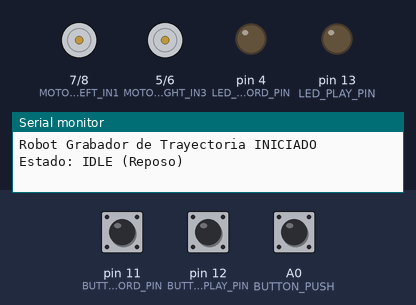
Recording of a sketch running on a simulated Arduino Uno, built with avr-gcc and run on an emulated ATmega328P. Parts: motor-driver pin pairs drawn as motors (green arrow = first pin HIGH = forward, orange = second pin HIGH = backward, longer = more drive, scaled by the enable pin), output pins drawn as LEDs (lit = HIGH), the last lines printed to the serial monitor. The test bench sets the inputs (shaded band); at power-on: pin 11 (BUTTON_RECORD_PIN) LOW, A0 (BUTTON_PUSH) LOW, pin 12 (BUTTON_PLAY_PIN) LOW.

Above: at 1.2 s.
1.3 s: pin 11 (BUTTON_RECORD_PIN) pulled HIGH for 0.15 s
At 2.1 s:
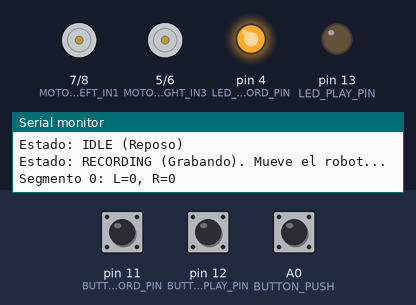
2.9 s: A0 (BUTTON_PUSH) pulled HIGH for 0.15 s
At 2.97 s:
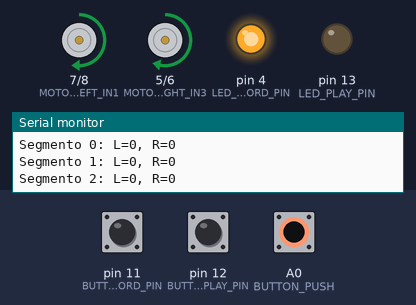
Timing chart, 0 to 13.3 s (numbered marks = the images above; inputs shaded):
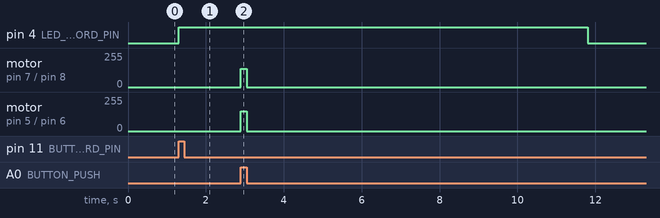

The sketch:

trayectoria_practica1.ino
```cpp
// Pines de los Encoders (DEBEN SER PINES DE INTERRUPCIÓN)
#define ENCODER_LEFT_PIN 3  // Interrupción 0
#define ENCODER_RIGHT_PIN 2 // Interrupción 1

#define BUTTON_PUSH A0 // Control analogico

// Pines del Controlador de Motor IZQUIERDO
#define MOTOR_LEFT_IN1 7
#define MOTOR_LEFT_IN2 8
#define MOTOR_LEFT_ENA 10 // PWM

// Pines del Controlador de Motor DERECHO
#define MOTOR_RIGHT_IN3 5
#define MOTOR_RIGHT_IN4 6
#define MOTOR_RIGHT_ENB 9 // PWM

// Pines de la Interfaz de Usuario
#define BUTTON_RECORD_PIN 11 // Botón para Grabar //  naranja - azul
#define BUTTON_PLAY_PIN 12  // Botón para Reproducir //azul - blanco
#define LED_RECORD_PIN 4
#define LED_PLAY_PIN 13

// Grabación
#define SAMPLE_RATE_MS 500 // Muestrear cada 1 segundo
#define MAX_SEGMENTS 20   // Memoria máxima (10 segmentos)

// Ejecución
#define FIXED_PLAYBACK_SPEED 150 // Velocidad fija (de 0 a 255) //
#define FIXED_PLAYBACK_SPEED_L 138 // Velocidad fija (de 0 a 255) //

// Debounce
#define DEBOUNCE_DELAY 1000 // 1 segundo anti-rebote para pulsadores
#define ENCODER_DEBOUNCE_MS 50 // Debounce para encoders

// Contadores de Ticks (actualizados por las ISR)
volatile long leftTicks = 0;
volatile long rightTicks = 0;

// Variables de tiempo para debounce de encoders
volatile unsigned long lastLeftTickTime = 0;
volatile unsigned long lastRightTickTime = 0;

// Estructura para un segmento de trayectoria
struct PathSegment
{
  long leftTicks;
  long rightTicks;
};

// Array para guardar la trayectoria
PathSegment trajectory[MAX_SEGMENTS];
int pathLength = 0; // Cuántos segmentos hemos grabado

// Máquina de Estados
enum RobotState { STATE_IDLE, STATE_RECORDING, STATE_PLAYING };
RobotState currentState;

// Variables de control del botón
unsigned long lastRecordButtonTime = 0;
unsigned long lastPlayButtonTime = 0;

// Variables de estado
unsigned long lastSampleTime = 0;
long lastRecordLeftTicks = 0;
long lastRecordRightTicks = 0;

// --- Rutinas de Servicio de Interrupción (ISR) ---

void isr_left()
{
  unsigned long now = millis();
  if (now - lastLeftTickTime > ENCODER_DEBOUNCE_MS)
  {
    leftTicks++;
    lastLeftTickTime = now;
  }
}

void isr_right()
{
  unsigned long now = millis();
  if (now - lastRightTickTime > ENCODER_DEBOUNCE_MS)
  {
    rightTicks++;
    lastRightTickTime = now;
  }
}

// --- Función Setup (Configuración Inicial) ---

void setup()
{
  Serial.begin(9600);
  Serial.println("Robot Grabador de Trayectoria INICIADO");

  // Configurar pines de motores
  pinMode(MOTOR_LEFT_IN1, OUTPUT);
  pinMode(MOTOR_LEFT_IN2, OUTPUT);
  pinMode(MOTOR_LEFT_ENA, OUTPUT);
  pinMode(MOTOR_RIGHT_IN3, OUTPUT);
  pinMode(MOTOR_RIGHT_IN4, OUTPUT);
  pinMode(MOTOR_RIGHT_ENB, OUTPUT);

  // Configurar pines de UI
  pinMode(BUTTON_RECORD_PIN, INPUT); // Asumimos pull-down externo
  pinMode(BUTTON_PLAY_PIN, INPUT);   // Asumimos pull-down externo
  pinMode(LED_RECORD_PIN, OUTPUT);
  pinMode(LED_PLAY_PIN, OUTPUT);

  pinMode(BUTTON_PUSH, INPUT); // Configura A0 como entrada

  // Apagar LEDs
  digitalWrite(LED_RECORD_PIN, LOW);
  digitalWrite(LED_PLAY_PIN, LOW);

  currentState = STATE_IDLE;
  Serial.println("Estado: IDLE (Reposo)");
}


// --- Loop Principal (Máquina de Estados) ---

void loop()
{
  // Procesar el estado actual
  if (digitalRead(BUTTON_PUSH) == HIGH) {
    setMotorSpeed(0, FIXED_PLAYBACK_SPEED_L);
    setMotorSpeed(1, FIXED_PLAYBACK_SPEED);
  }else{
    stopMotors();
  }

  switch (currentState)
  {
    case STATE_IDLE:
      handleIdle();
      break;

    case STATE_RECORDING:
      handleRecording();
      break;

    case STATE_PLAYING:
      handlePlaying();
      break;
  }
}

// --- Manejadores de Estado ---

void handleIdle()
{
  // Esperamos la presión de uno de los dos botones

  // Chequear botón de Grabar
  bool recordPressed = digitalRead(BUTTON_RECORD_PIN);
  if (recordPressed && (millis() - lastRecordButtonTime > DEBOUNCE_DELAY))
  {
    lastRecordButtonTime = millis();
    enterRecording();
    return; // Salir para no procesar el otro botón
  }

  // Chequear botón de Reproducir
  bool playPressed = digitalRead(BUTTON_PLAY_PIN);
  if (playPressed && (millis() - lastPlayButtonTime > DEBOUNCE_DELAY) && pathLength > 0)
  {
    // Solo reproducimos si hay algo grabado
    lastPlayButtonTime = millis();
    enterPlaying();
  }
}

void handleRecording()
{
  if (digitalRead(BUTTON_PUSH) == HIGH) {
    setMotorSpeed(0, FIXED_PLAYBACK_SPEED_L);
    setMotorSpeed(1, FIXED_PLAYBACK_SPEED);
  }else{
    stopMotors();
  }

  // Verificamos si es tiempo de tomar una muestra
  if (millis() - lastSampleTime >= SAMPLE_RATE_MS)
  {
    lastSampleTime = millis(); // Reinicia el temporizador

    // Leemos los contadores actuales (copia segura)
    noInterrupts();
    long currentLeftTicks = leftTicks;
    long currentRightTicks = rightTicks;
    interrupts();

    // Calculamos el delta (el movimiento en este segmento)
    long deltaLeft = currentLeftTicks - lastRecordLeftTicks;
    long deltaRight = currentRightTicks - lastRecordRightTicks;

    // Guardamos el segmento en el array
    if (pathLength < MAX_SEGMENTS)
    {
      trajectory[pathLength].leftTicks = deltaLeft;
      trajectory[pathLength].rightTicks = deltaRight;
      Serial.print("Segmento "); Serial.print(pathLength);
      Serial.print(": L="); Serial.print(deltaLeft);
      Serial.print(", R="); Serial.println(deltaRight);

      pathLength++;
    }
    else
    {
      // Memoria llena, salimos del modo grabación
      Serial.println("¡Memoria llena! Saliendo de grabación.");
      enterIdle();
    }

    // Actualizamos los "últimos" valores para el siguiente cálculo
    lastRecordLeftTicks = currentLeftTicks;
    lastRecordRightTicks = currentRightTicks;
  }
}

void handlePlaying()
{
  // En este diseño, la ejecución es "bloqueante".
  // Hacemos todo el recorrido y LUEGO volvemos a IDLE.

  Serial.println("Iniciando reproducción...");

  for (int i = 0; i < pathLength; i++)
  {
    Serial.print("Ejecutando segmento "); Serial.println(i);
    executeSegment(i);

  }

  // Al terminar, detenemos todo y volvemos a IDLE
  Serial.println("Reproducción terminada.");
  stopMotors();
  enterIdle();
}


// --- Funciones de Transición de Estado ---

void enterIdle()
{
  currentState = STATE_IDLE;
  digitalWrite(LED_RECORD_PIN, LOW);
  digitalWrite(LED_PLAY_PIN, LOW);
  stopMotors(); // Asegurarnos de que los motores están apagados

  // Desactivamos interrupciones (si estuvieran activas)
  detachInterrupt(digitalPinToInterrupt(ENCODER_LEFT_PIN));
  detachInterrupt(digitalPinToInterrupt(ENCODER_RIGHT_PIN));

  Serial.println("Estado: IDLE (Reposo)");
}

void enterRecording()
{
  currentState = STATE_RECORDING;
  digitalWrite(LED_RECORD_PIN, HIGH);
  digitalWrite(LED_PLAY_PIN, LOW);

  // Reiniciamos la trayectoria
  pathLength = 0;

  // Reseteamos contadores de grabación
  noInterrupts();
  leftTicks = 0;
  rightTicks = 0;
  interrupts();

  lastRecordLeftTicks = 0;
  lastRecordRightTicks = 0;
  lastSampleTime = millis();

  // Reiniciamos los temporizadores de debounce de encoder
  unsigned long now = millis();
  lastLeftTickTime = now;
  lastRightTickTime = now;

  digitalWrite(MOTOR_LEFT_ENA, LOW);
  digitalWrite(MOTOR_RIGHT_ENB, LOW);

  // Activamos interrupciones SOLO al entrar a grabar
  attachInterrupt(digitalPinToInterrupt(ENCODER_LEFT_PIN), isr_left, RISING);
  attachInterrupt(digitalPinToInterrupt(ENCODER_RIGHT_PIN), isr_right, RISING);

  Serial.println("Estado: RECORDING (Grabando). Mueve el robot...");
}

void enterPlaying()
{
  currentState = STATE_PLAYING;
  digitalWrite(LED_RECORD_PIN, LOW);
  digitalWrite(LED_PLAY_PIN, HIGH);

  // Desactivamos interrupciones (no las necesitamos para reproducir)
  detachInterrupt(digitalPinToInterrupt(ENCODER_LEFT_PIN));
  detachInterrupt(digitalPinToInterrupt(ENCODER_RIGHT_PIN));

  Serial.println("Estado: PLAYING (Reproduciendo).");

}

// --- Funciones de Hardware y Control ---

void stopMotors()
{
  digitalWrite(MOTOR_LEFT_IN1, LOW);
  digitalWrite(MOTOR_LEFT_IN2, LOW);
  analogWrite(MOTOR_LEFT_ENA, 0);

  digitalWrite(MOTOR_RIGHT_IN3, LOW);
  digitalWrite(MOTOR_RIGHT_IN4, LOW);
  analogWrite(MOTOR_RIGHT_ENB, 0);
}

/**
 * Controla un motor (IZQUIERDO o DERECHO)
 * @param motor 0 = IZQUIERDO, 1 = DERECHO
 * @param speed Velocidad de 0 a 255
 */
void setMotorSpeed(int motor, int speed)
{
  int spd = constrain(speed, 0, 255);

  if (motor == 0) // Motor Izquierdo
  {
    if (spd > 0) // Avance
    {
      digitalWrite(MOTOR_LEFT_IN1, HIGH);
      digitalWrite(MOTOR_LEFT_IN2, LOW);
      analogWrite(MOTOR_LEFT_ENA, spd);
    }
    else // Parar (Frenar)
    {
      digitalWrite(MOTOR_LEFT_IN1, LOW);
      digitalWrite(MOTOR_LEFT_IN2, LOW);
      analogWrite(MOTOR_LEFT_ENA, 0);
    }
  }
  else // Motor Derecho
  {
    if (spd > 0) // Avance
    {
      digitalWrite(MOTOR_RIGHT_IN3, HIGH);
      digitalWrite(MOTOR_RIGHT_IN4, LOW);
      analogWrite(MOTOR_RIGHT_ENB, spd);
    }
    else // Parar (Frenar)
    {
      digitalWrite(MOTOR_RIGHT_IN3, LOW);
      digitalWrite(MOTOR_RIGHT_IN4, LOW);
      analogWrite(MOTOR_RIGHT_ENB, 0);
    }
  }
}

/**
 * Función de ejecución BLOQUEANTE para un solo segmento
 * Ejecuta los motores a velocidad fija, durante SAMPLE_RATE_MS.
 */
void executeSegment(int index)
{
  // Obtener los deltas objetivo del array
  long targetLeft = trajectory[index].leftTicks;
  long targetRight = trajectory[index].rightTicks;

  // Si no hay movimiento grabado en este segmento, solo esperamos
  if (targetLeft == 0 && targetRight == 0)
  {
    stopMotors();
    delay(SAMPLE_RATE_MS);
    return;
  }

  // Lógica de Velocidad Fija
  // Simplemente vemos SI se movió, no CUÁNTO
  int speedLeft = 0;
  int speedRight = 0;

  if (targetLeft > 0 && targetRight > 0)
  {
    // Avance recto
    speedLeft = FIXED_PLAYBACK_SPEED_L;
    speedRight = FIXED_PLAYBACK_SPEED;
  }
  else if (targetLeft > 0)
  {
    // Giro a la derecha (solo rueda izq se mueve)
    speedLeft = FIXED_PLAYBACK_SPEED_L;
    speedRight = 0;
  }
  else if (targetRight > 0)
  {
    // Giro a la izquierda (solo rueda der se mueve)
    speedLeft = 0;
    speedRight = FIXED_PLAYBACK_SPEED;
  }

  // Aplicamos la velocidad (solo avance)
  setMotorSpeed(0, speedLeft);
  setMotorSpeed(1, speedRight);

  // Mantenemos la velocidad por el tiempo del segmento
  delay(SAMPLE_RATE_MS);

}
```

Measured:
- after the input at 1.3 s, pin 4 (LED_RECORD_PIN): LOW → HIGH at once
- after the input at 2.9 s, motor on pin 7 (MOTOR_LEFT_IN1) / pin 8 (MOTOR_LEFT_IN2): stopped → forward 138/255 at once, → stopped 0.15 s later; motor on pin 5 (MOTOR_RIGHT_IN3) / pin 6 (MOTOR_RIGHT_IN4): stopped → forward 150/255 at once, → stopped 0.15 s later
